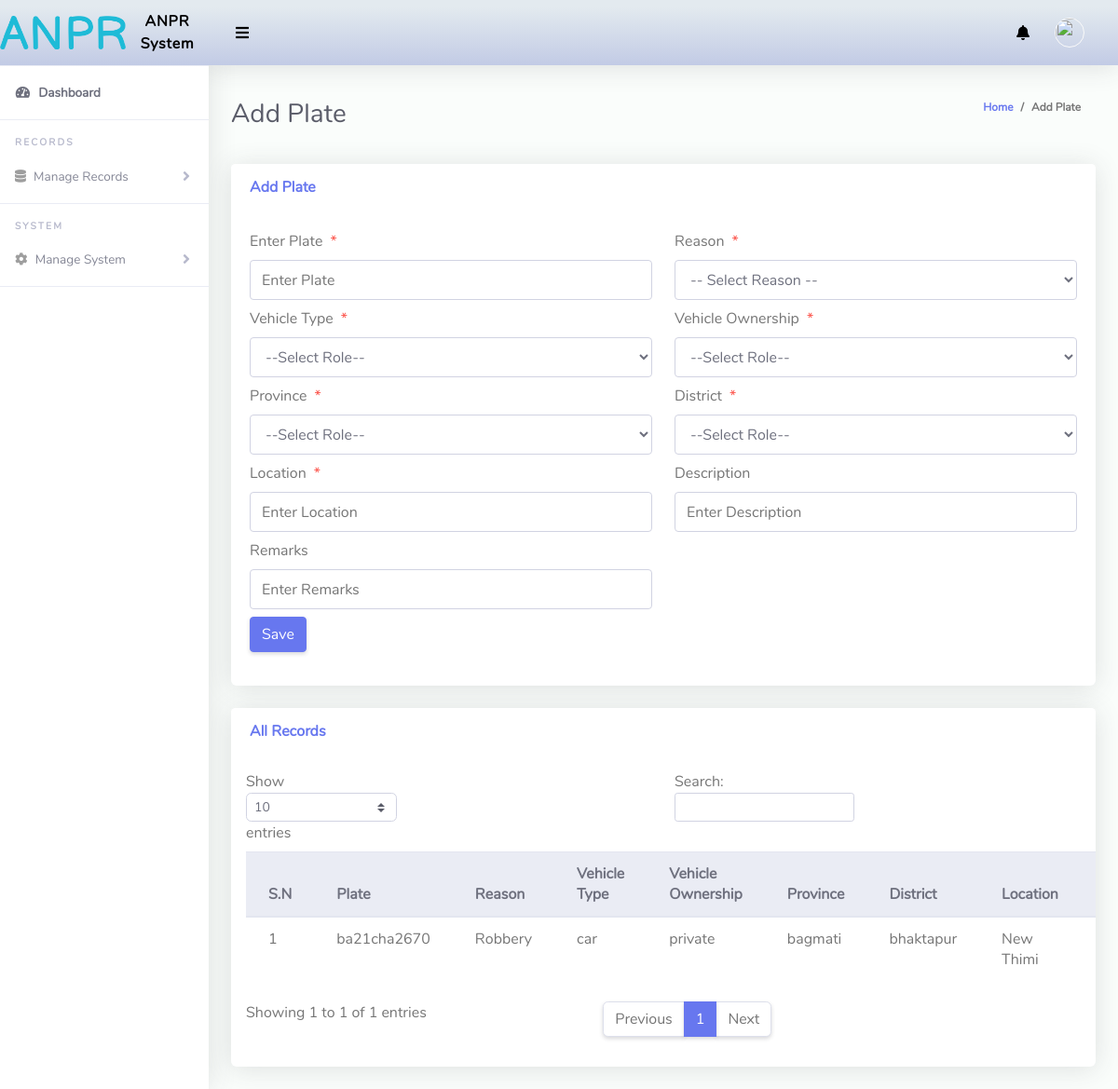
The app's page /User/createRecords.php with its own data.
### tables this page shows
CREATE TABLE `records` (
  `Id` int(10) NOT NULL,
  `plate_no` varchar(30) NOT NULL,
  `reason` text NOT NULL,
  `vehicle_type` varchar(30) NOT NULL,
  `vehicle_ownership` varchar(30) NOT NULL,
  `province` varchar(30) NOT NULL,
  `district` varchar(30) NOT NULL,
  `location` text NOT NULL,
  `description` text NOT NULL,
  `remarks` text NOT NULL,
  `created_at` datetime NOT NULL DEFAULT CURRENT_TIMESTAMP,
  `updated_at` datetime DEFAULT NULL ON UPDATE CURRENT_TIMESTAMP
);

### User/createRecords.php (the view, shortened to what this page needs)
<?php
include '../Includes/dbcon.php';
?>
<!DOCTYPE html>
<html lang="en">
<head>
    <link href="../vendor/fontawesome-free/css/all.min.css" rel="stylesheet" type="text/css">
    <link href="../vendor/bootstrap/css/bootstrap.min.css" rel="stylesheet" type="text/css">
    <link href="css/ruang-admin.min.css" rel="stylesheet">
</head>
<body id="page-top">
    <div id="wrapper">
        <?php include "Includes/sidebar.php";?>
        <div id="content-wrapper" class="d-flex flex-column">
            <div id="content">
                <?php include "Includes/topbar.php";?>
                <div class="container-fluid" id="container-wrapper">
                    <div class="d-sm-flex align-items-center justify-content-between mb-4">
                        <h1 class="h3 mb-0 text-gray-800">Add Plate</h1>
                        <ol class="breadcrumb">
                            <li class="breadcrumb-item"><a href="./">Home</a></li>
                            <li class="breadcrumb-item active" aria-current="page">Add Plate</li>
                        </ol>
                    </div>
                    <div class="row">
                        <div class="col-lg-12">
                            <div class="card mb-4">
                                <div
                                    class="card-header py-3 d-flex flex-row align-items-center justify-content-between">
                                    <h6 class="m-0 font-weight-bold text-primary">Add Plate</h6>
                                </div>
                                <div class="card-body">
                                    <form method="post">
                                        <div class="form-group row mb-3">
                                            <div class="col-xl-6">
                                                <label class="form-control-label">Enter Plate<span
                                                        class="text-danger ml-2">*</span></label>
                                                <input type="text" class="form-control" required name="plate_no"
                                                    value="<?php echo $row['plate_no'];?>" id="exampleInputFirstName"
                                                    placeholder="Enter Plate">
                                            </div>
                                            <div class="col-xl-6">
                                                <label class="form-control-label">Reason<span
                                                        class="text-danger ml-2">*</span></label>
                                                <select class="form-control" required name="reason" id="reason">
                                                    <option value="" <?php echo empty($row['reason']) ? 'selected' : ''
                                                        ; ?>>-- Select Reason --</option>
                                                </select>
                                            </div>
                                            <div class="col-xl-6">
                                                <label class="form-control-label">Vehicle Type<span
                                                        class="text-danger ml-2">*</span></label>
                                                <select class="form-control" required name="vehicle_type"
                                                    id="vehicle_type">
                                                    <option value="">--Select Role--</option>
                                                </select>
                                            </div>
                                            <div class="col-xl-6">
                                                <label class="form-control-label">Vehicle Ownership<span
                                                        class="text-danger ml-2">*</span></label>
                                                <select class="form-control" required name="vehicle_ownership"
                                                    id="vehicle_ownership">
                                                    <option value="">--Select Role--</option>
                                                </select>
                                            </div>
                                            <div class="col-xl-6">
                                                <label class="form-control-label">Province<span
                                                        class="text-danger ml-2">*</span></label>
                                                <select class="form-control" required name="province" id="province">
                                                    <option value="">--Select Role--</option>
                                                </select>
                                            </div>
                                            <div class="col-xl-6">
                                                <label class="form-control-label">District<span
                                                        class="text-danger ml-2">*</span></label>
                                                <select class="form-control" required name="district" id="district">
                                                    <option value="">--Select Role--</option>
                                                </select>
                                            </div>
                                            <div class="col-xl-6">
                                                <label class="form-control-label">Location<span
                                                        class="text-danger ml-2">*</span></label>
                                                <input type="text" class="form-control" required name="location"
                                                    value="<?php echo $row['location'];?>" id="exampleInputFirstName"
                                                    placeholder="Enter Location">
                                            </div>
                                            <div class="col-xl-6">
                                                <label class="form-control-label">Description</label>
                                                <input type="text" class="form-control" name="description"
                                                    value="<?php echo $row['description'];?>" id="exampleInputFirstName"
                                                    placeholder="Enter Description">
                                            </div>
                                            <div class="col-xl-6">
                                                <label class="form-control-label">Remarks</label>
                                                <input type="text" class="form-control" name="remarks"
                                                    value="<?php echo $row['remarks'];?>" id="exampleInputFirstName"
                                                    placeholder="Enter Remarks">
                                            </div>
                                            <div class="col-xl-6"></div>
                                            <div class="col-xl-6">
                                                <?php
                                                if (isset($Id))
                                                {
                                                ?>
                                                <button type="submit" name="update"
                                                    class="btn btn-warning">Update</button>
                                                &nbsp;&nbsp;&nbsp;&nbsp;&nbsp;&nbsp;&nbsp;&nbsp;&nbsp;&nbsp;
                                                <?php
                                                } else {
                                                ?>
                                                <button type="submit" name="save" class="btn btn-primary">Save</button>
                                                <?php
                                                }
                                            ?>
                                            </div>
                                        </div>
                                    </form>
                                </div>
                            </div>
                            <div class="row">
                                <div class="col-lg-12">
                                    <div class="card mb-4">
                                        <div
                                            class="card-header py-3 d-flex flex-row align-items-center justify-content-between">
                                            <h6 class="m-0 font-weight-bold text-primary">All Records</h6>
                                        </div>
                                        <div class="table-responsive p-3">
                                            <table class="table align-items-center table-flush table-hover"
                                                id="dataTableHover">
                                                <thead class="thead-light">
                                                    <tr>
                                                        <th>S.N</th>
                                                        <th>Plate</th>
                                                        <th>Reason</th>
                                                        <th>Vehicle Type</th>
                                                        <th>Vehicle Ownership</th>
                                                        <th>Province</th>
                                                        <th>District</th>
                                                        <th>Location</th>
                                                        <th>Description</th>
                                                    </tr>
                                                </thead>
                                                <tbody>
                                                    <?php
                      $query = "SELECT records.* FROM bolo INNER JOIN records ON bolo.record_id = records.Id";
                      $rs = $conn->query($query);
                      $num = $rs->num_rows;
                      $sn=0;
                      if($num > 0)
                      {
                        while ($rows = $rs->fetch_assoc())
                          {
                             $sn = $sn + 1;
                            echo "
                                <tr>
                                    <td>".$sn."</td>
                                    <td>".$rows['plate_no']."</td>
                                    <td>".$rows['reason']."</td>
                                    <td>".$rows['vehicle_type']."</td>
                                    <td>".$rows['vehicle_ownership']."</td>
                                    <td>".$rows['province']."</td>
                                    <td>".$rows['district']."</td>
                                    <td>".$rows['location']."</td>
                                    <td>".$rows['description']."</td>
                                    <td>".$rows['remarks']."</td>
                                    <td>".$rows['created_at']."</td>
                                    <td>".$rows['updated_at']."</td>
                                <td><a href='?action=edit&Id=".$rows['Id']."'><i class='fas fa-fw fa-edit'></i>Edit</a></td>
                                <td><a href='?action=delete&Id=".$rows['Id']."'><i class='fas fa-fw fa-trash'></i>Delete</a></td>
                              </tr>";
                          }
                      }
                      else
                      {
                           echo
                           "<div class='alert alert-danger' role='alert'>
                            No Record Found!
                            </div>";
                      }
                      ?>
                                                </tbody>
                                            </table>
                                        </div>
                                    </div>
                                </div>
                            </div>
                        </div>
                    </div>
                </div>
            </div>
        </div>
</body>
</html>

### records on screen
records: plate_no "ba21cha2670", reason "Robbery", vehicle_type "car", vehicle_ownership "private", province "bagmati", district "bhaktapur", location "New Thimi"
